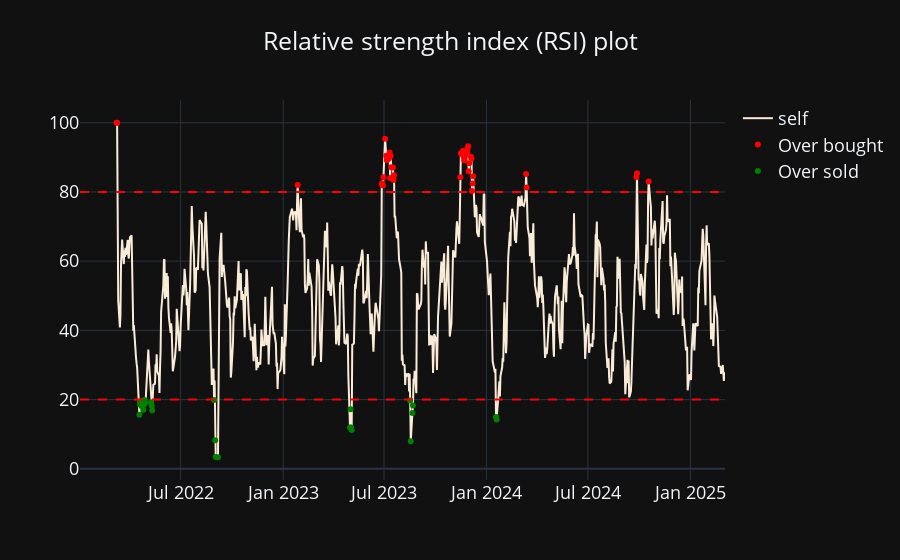

Write notebook code for a chart like this one.
### Code cell
from rsi import StrategyRSI

str_rsi = StrategyRSI()
df_rsi = str_rsi.execute(df)
str_rsi.show(df_rsi)

### Figure 1 — Plotly figure (JSON) as saved in the notebook; plotly's stock layout.template omitted (floating-point values rounded to 4 significant figures; data arrays with more than 128 entries replaced by an {"elided": "..."} marker saying what was removed)
{"data": [{"marker": {"color": "antiquewhite"}, "name": "self", "type": "scatter", "x": {"elided": "753 str values"}, "y": {"elided": "753 float values"}}, {"marker": {"color": "red"}, "mode": "markers", "name": "Over bought", "type": "scatter", "x": ["2022-03-07", "2022-03-08", "2022-03-09", "2023-01-27", "2023-06-27", "2023-06-28", "2023-06-29", "2023-06-30", "2023-07-03", "2023-07-05", "2023-07-06", "2023-07-07", "2023-07-10", "2023-07-11", "2023-07-12", "2023-07-13", "2023-07-14", "2023-07-17", "2023-07-18", "2023-07-19", "2023-11-15", "2023-11-16", "2023-11-17", "2023-11-20", "2023-11-21", "2023-11-22", "2023-11-24", "2023-11-27", "2023-11-28", "2023-11-29", "2023-11-30", "2023-12-01", "2023-12-04", "2023-12-05", "2023-12-06", "2023-12-07", "2023-12-08", "2024-03-12", "2024-03-13", "2024-09-26", "2024-09-27", "2024-10-18"], "y": [null, 100, 100, 81.98, 82.43, 81.93, 81.95, 84.23, 95.39, 90.43, 89.23, 89.33, 89.71, 91.42, 84.05, 90.36, 87.13, 87.08, 83.48, 84.85, 84.25, 91.15, 90.96, 91.88, 90.09, 89.14, 90.65, 91.5, 92.57, 93.18, 85.96, 88.33, 90.15, 89.65, 80.31, 82.45, 84.57, 85.17, 81.29, 84.29, 85.4, 83.04]}, {"marker": {"color": "green"}, "mode": "markers", "name": "Over sold", "type": "scatter", "x": ["2022-04-18", "2022-04-19", "2022-04-20", "2022-04-21", "2022-04-22", "2022-04-25", "2022-04-26", "2022-04-27", "2022-04-29", "2022-05-09", "2022-05-10", "2022-05-11", "2022-08-30", "2022-09-01", "2022-09-02", "2022-09-06", "2023-05-01", "2023-05-02", "2023-05-03", "2023-05-04", "2023-08-17", "2023-08-18", "2023-08-21", "2023-08-22", "2024-01-18", "2024-01-19"], "y": [15.6, 18.57, 19.42, 18.73, 18.11, 17.09, 18.49, 19.92, 19.02, 19.24, 18.19, 16.83, 19.9, 8.261, 3.451, 3.346, 11.95, 17.2, 11.97, 11.21, 19.72, 7.942, 16.12, 18.32, 14.98, 14.28]}], "layout": {"font": {"size": 18}, "shapes": [{"line": {"color": "red", "dash": "dash"}, "type": "line", "x0": 0, "x1": 1, "xref": "x domain", "y0": 80, "y1": 80, "yref": "y"}, {"line": {"color": "red", "dash": "dash"}, "type": "line", "x0": 0, "x1": 1, "xref": "x domain", "y0": 20, "y1": 20, "yref": "y"}], "title": {"text": "Relative strength index (RSI) plot", "x": 0.5}, "xaxis": {"rangeslider": {"visible": false}}}}
